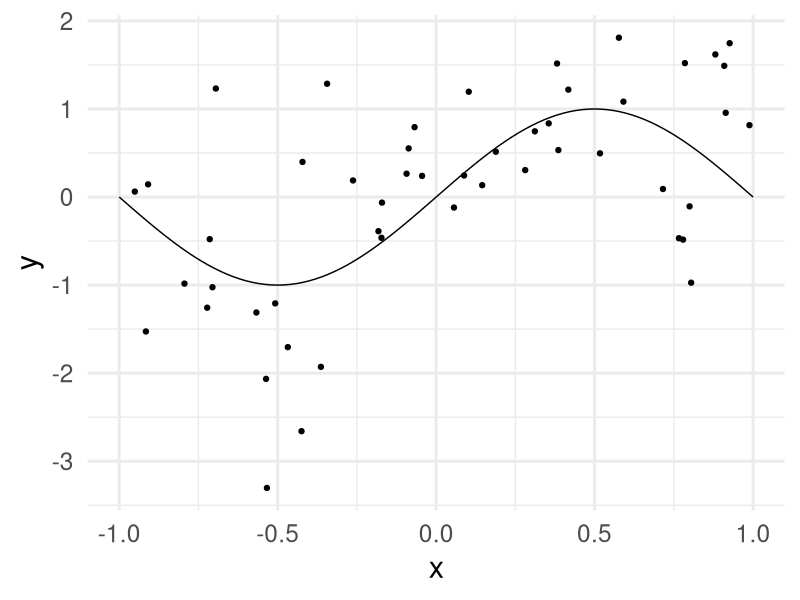

Generate this figure with R: (Note: this script raises an error after producing the figure.)
# Clear environment
rm(list=ls())
# Clear all plots
if(!is.null(dev.list())) dev.off()


#-----------------
# Load Libraries
#-----------------
library(ggplot2)



#=================================
# Question 2(a)
#=================================

# Simulate a dataset
N     <- 50
set.seed(123)
x     <- runif(N, min=-1, max=1)
noise <- rnorm(N)   # need a different epsilon for each y
y     <- sin(pi*x) + noise


domain <- seq(-1, 1, 0.01)
df <- data.frame(domain)
pointdata <- data.frame(x = x, y=y)
ggplot(df,aes(domain))+
  stat_function(fun= function(domain) sin(pi*domain))+ 
  geom_point(data = pointdata, 
             mapping = aes(x = x, y = y))+
  scale_x_continuous("x")+
  scale_y_continuous(name="y")+
  theme_minimal(base_size = 22)




#=================================
# Question 2(b)
#=================================

# Legendre polynomials
Legendre=function(x,q){     # q = order of the Legendre polynomial
  val=0
  for(k in 0:q){
    val=val+((x^k)*choose(q,k)*choose((q+k-1)/2,q))
  }
  return((2^q)*val)
}



# Transform input data:
z <- matrix(NA, nrow=length(x), ncol = 10)
for (i in 1:10) {
  z[,i] <- Legendre(x,i)
}


#------------------------------------
# Activation Functions
#------------------------------------
# Specify some appropriate activation functions:
# Hidden layers

# First Layer =  Output Layer 
sig1 = function(x)    
{
  x       # activation function
}



#------------------------------------
# Neural Net Function
#------------------------------------
# Write a function that evaluates a neural network. 
# Takes arguments:
# X     - Design matrix
# Y     - Response matrix
# theta - A vector of parameters: first the weights ordered by layer and index, then basis vectors
# nu    - A regularisation parameter 

neural_net = function(X,Y,theta,nu)
{
  # Infer dimensions:
  N = dim(X)[1]  # nxp design matrix
  p = dim(X)[2]  # number of parameters
  q = dim(Y)[2]  # dimension of response vector - here we have a single output per observation
  
  dims = c(p,q)
  
  # Populate weight and bias matrices:
  index = 1:(dims[1]*dims[2])             # indices for weight matrix 1:  1 to p*q
  W1    = matrix(theta[index],dims[1],dims[2])

  index = length(theta)           
  b1    = matrix(theta[index],dims[2],1)  # qx1 = 1x1
  
  ones = matrix(1,1,N)   # transpose of a column vector of 1s
  a0   = t(X)       
  
  # Evaluate the updating equation in matrix form
  a1 = sig1(t(W1)%*%a0+b1%*%ones)   # evaluating all observations SIMULTANEUOUSLY - the reason we're using matrix equations (so we can avoid loops)
  
  
  # Evaluate an appropriate objective function and return some predictions:
  # classification problem therefor use cross entropy objective
  # have to split calculation to avoid numerical underflow
  # NB this is not bulletpoof, numerical underflow can still happen!! We're just taking steps to try avoid it
  out        = t(a1)
  E1         <- 1/(2*N)*sum((Y-out)^2)
  E2         = E1 + nu/N*(sum(W1^2))
  
  # Return a list of relevant objects:
  return(list(out = out,a1 = a1, E1 = E1, E2 = E2))
}


# Tester 
X     = z
Y     = matrix(y, ncol = 1, nrow = length(y))
p     = dim(X)[2]
q     = dim(Y)[2]
(npars = p*q + q)
set.seed(123)
theta_rand = runif(npars, -1, 1)

res_1 = neural_net(X,Y,theta_rand,nu=0)
res_2 = neural_net(X,Y,theta_rand,nu=5)


#------------------------------------
# Objective Function
#------------------------------------
# Create an objective function and evaluate it at a random coordinate in the 
# parameter space:

obj_1 = function(pars)
{
  res = neural_net(X,Y,pars,nu=0)
  return(res$E2)
}


obj_2 = function(pars)
{
  res = neural_net(X,Y,pars,nu=5)
  return(res$E2)
}


obj_1(theta_rand)
obj_2(theta_rand)


#------------------------------------
# Fit Neural Net
#------------------------------------
# Fit the neural network using a standard optimizer in R:
betas_1 = nlm(obj_1,theta_rand)   # can  adjust using interlim 
betas_1   # theta hat 
# now put this in our neural net to get y hat
fit_1 = neural_net(X, Y, betas_1$estimate, nu=0)


# Fit the neural network using a standard optimizer in R:
betas_2 = nlm(obj_2,theta_rand)   # can  adjust using interlim 
betas_2   # theta hat 
# now put this in our neural net to get y hat
fit_2 = neural_net(X, Y, betas_2$estimate, nu=5)





#------------------------------------
# Plot
#------------------------------------

# Create sequence of input data
z_dom <- matrix(NA, nrow=length(domain), ncol = 10)
for (i in 1:10) {
  z_dom[,i] <- Legendre(domain,i)
}

# Create predictions
pred1 <- neural_net(z_dom, matrix(1, nrow=nrow(z_dom), ncol=1),  # putting in a random Y because we're not interested in error
                    betas_1$estimate, nu=0)$out
pred2 <- neural_net(z_dom, matrix(1, nrow=nrow(z_dom), ncol=1),  # putting in a random Y because we're not interested in error
                    betas_2$estimate, nu=5)$out


target = sin(pi*domain)
df <- data.frame(domain, pred1, pred2, target)
df <- pivot_longer(df, cols = 2:4, names_to = "Y", values_to = "Value")
df$Y <- as.factor(df$Y)
df
pointdata <- data.frame(x = x, y=y)
ggplot()+
  geom_line(df,mapping =aes(domain, Value, group=Y, color=Y))+
  geom_point(data = pointdata, mapping = aes(x = x, y = y))+
  scale_x_continuous("x")+
  scale_y_continuous("y")+
  theme_minimal(base_size = 22)









